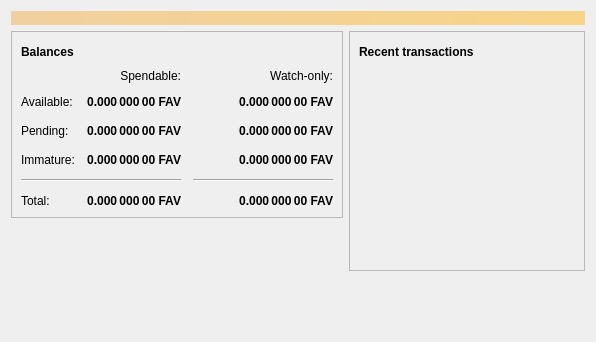
<?xml version="1.0" encoding="UTF-8"?>
<ui version="4.0">
 <class>OverviewPage</class>
 <widget class="QWidget" name="OverviewPage">
  <property name="geometry">
   <rect>
    <x>0</x>
    <y>0</y>
    <width>596</width>
    <height>342</height>
   </rect>
  </property>
  <property name="windowTitle">
   <string>Form</string>
  </property>
  <layout class="QVBoxLayout" name="topLayout">
   <item>
    <widget class="QLabel" name="labelAlerts">
     <property name="visible">
      <bool>false</bool>
     </property>
     <property name="styleSheet">
      <string notr="true">QLabel { background-color: qlineargradient(x1: 0, y1: 0, x2: 1, y2: 0, stop:0 #F0D0A0, stop:1 #F8D488); color:#000000; }</string>
     </property>
     <property name="wordWrap">
      <bool>true</bool>
     </property>
     <property name="margin">
      <number>3</number>
     </property>
     <property name="textInteractionFlags">
      <set>Qt::TextSelectableByMouse</set>
     </property>
    </widget>
   </item>
   <item>
    <layout class="QHBoxLayout" name="horizontalLayout" stretch="1,1">
     <item>
      <layout class="QVBoxLayout" name="verticalLayout_2">
       <item>
        <widget class="QFrame" name="frame">
         <property name="frameShape">
          <enum>QFrame::StyledPanel</enum>
         </property>
         <property name="frameShadow">
          <enum>QFrame::Raised</enum>
         </property>
         <layout class="QVBoxLayout" name="verticalLayout_4">
          <item>
           <layout class="QHBoxLayout" name="horizontalLayout_4">
            <item>
             <widget class="QLabel" name="label_5">
              <property name="font">
               <font>
                <weight>75</weight>
                <bold>true</bold>
               </font>
              </property>
              <property name="text">
               <string>Balances</string>
              </property>
             </widget>
            </item>
            <item>
             <widget class="QPushButton" name="labelWalletStatus">
              <property name="enabled">
               <bool>true</bool>
              </property>
              <property name="maximumSize">
               <size>
                <width>30</width>
                <height>16777215</height>
               </size>
              </property>
              <property name="toolTip">
               <string>The displayed information may be out of date. Your wallet automatically synchronizes with the Favorcoin network after a connection is established, but this process has not completed yet.</string>
              </property>
              <property name="text">
               <string/>
              </property>
              <property name="icon">
               <iconset resource="../bitcoin.qrc">
                <normaloff>:/icons/warning</normaloff>
                <disabledoff>:/icons/warning</disabledoff>:/icons/warning</iconset>
              </property>
              <property name="iconSize">
               <size>
                <width>24</width>
                <height>24</height>
               </size>
              </property>
              <property name="flat">
               <bool>true</bool>
              </property>
             </widget>
            </item>
            <item>
             <spacer name="horizontalSpacer_3">
              <property name="orientation">
               <enum>Qt::Horizontal</enum>
              </property>
              <property name="sizeHint" stdset="0">
               <size>
                <width>40</width>
                <height>20</height>
               </size>
              </property>
             </spacer>
            </item>
           </layout>
          </item>
          <item>
           <layout class="QGridLayout" name="gridLayout">
            <property name="spacing">
             <number>12</number>
            </property>
            <item row="2" column="2">
             <widget class="QLabel" name="labelWatchPending">
              <property name="font">
               <font>
                <weight>75</weight>
                <bold>true</bold>
               </font>
              </property>
              <property name="cursor">
               <cursorShape>IBeamCursor</cursorShape>
              </property>
              <property name="toolTip">
               <string>Unconfirmed transactions to watch-only addresses</string>
              </property>
              <property name="text">
               <string notr="true">0.000 000 00 FAV</string>
              </property>
              <property name="alignment">
               <set>Qt::AlignRight|Qt::AlignTrailing|Qt::AlignVCenter</set>
              </property>
              <property name="textInteractionFlags">
               <set>Qt::LinksAccessibleByMouse|Qt::TextSelectableByKeyboard|Qt::TextSelectableByMouse</set>
              </property>
             </widget>
            </item>
            <item row="2" column="1">
             <widget class="QLabel" name="labelUnconfirmed">
              <property name="font">
               <font>
                <weight>75</weight>
                <bold>true</bold>
               </font>
              </property>
              <property name="cursor">
               <cursorShape>IBeamCursor</cursorShape>
              </property>
              <property name="toolTip">
               <string>Total of transactions that have yet to be confirmed, and do not yet count toward the spendable balance</string>
              </property>
              <property name="text">
               <string notr="true">0.000 000 00 FAV</string>
              </property>
              <property name="alignment">
               <set>Qt::AlignRight|Qt::AlignTrailing|Qt::AlignVCenter</set>
              </property>
              <property name="textInteractionFlags">
               <set>Qt::LinksAccessibleByMouse|Qt::TextSelectableByKeyboard|Qt::TextSelectableByMouse</set>
              </property>
             </widget>
            </item>
            <item row="3" column="2">
             <widget class="QLabel" name="labelWatchImmature">
              <property name="font">
               <font>
                <weight>75</weight>
                <bold>true</bold>
               </font>
              </property>
              <property name="cursor">
               <cursorShape>IBeamCursor</cursorShape>
              </property>
              <property name="toolTip">
               <string>Mined balance in watch-only addresses that has not yet matured</string>
              </property>
              <property name="text">
               <string notr="true">0.000 000 00 FAV</string>
              </property>
              <property name="alignment">
               <set>Qt::AlignRight|Qt::AlignTrailing|Qt::AlignVCenter</set>
              </property>
              <property name="textInteractionFlags">
               <set>Qt::LinksAccessibleByMouse|Qt::TextSelectableByKeyboard|Qt::TextSelectableByMouse</set>
              </property>
             </widget>
            </item>
            <item row="4" column="0" colspan="2">
             <widget class="Line" name="line">
              <property name="orientation">
               <enum>Qt::Horizontal</enum>
              </property>
             </widget>
            </item>
            <item row="4" column="2">
             <widget class="Line" name="lineWatchBalance">
              <property name="sizePolicy">
               <sizepolicy hsizetype="Preferred" vsizetype="Fixed">
                <horstretch>0</horstretch>
                <verstretch>0</verstretch>
               </sizepolicy>
              </property>
              <property name="minimumSize">
               <size>
                <width>140</width>
                <height>0</height>
               </size>
              </property>
              <property name="orientation">
               <enum>Qt::Horizontal</enum>
              </property>
             </widget>
            </item>
            <item row="5" column="0">
             <widget class="QLabel" name="labelTotalText">
              <property name="text">
               <string>Total:</string>
              </property>
             </widget>
            </item>
            <item row="3" column="1">
             <widget class="QLabel" name="labelImmature">
              <property name="font">
               <font>
                <weight>75</weight>
                <bold>true</bold>
               </font>
              </property>
              <property name="cursor">
               <cursorShape>IBeamCursor</cursorShape>
              </property>
              <property name="toolTip">
               <string>Mined balance that has not yet matured</string>
              </property>
              <property name="text">
               <string notr="true">0.000 000 00 FAV</string>
              </property>
              <property name="alignment">
               <set>Qt::AlignRight|Qt::AlignTrailing|Qt::AlignVCenter</set>
              </property>
              <property name="textInteractionFlags">
               <set>Qt::LinksAccessibleByMouse|Qt::TextSelectableByKeyboard|Qt::TextSelectableByMouse</set>
              </property>
             </widget>
            </item>
            <item row="2" column="3">
             <spacer name="horizontalSpacer_2">
              <property name="orientation">
               <enum>Qt::Horizontal</enum>
              </property>
              <property name="sizeHint" stdset="0">
               <size>
                <width>40</width>
                <height>20</height>
               </size>
              </property>
             </spacer>
            </item>
            <item row="3" column="0">
             <widget class="QLabel" name="labelImmatureText">
              <property name="text">
               <string>Immature:</string>
              </property>
             </widget>
            </item>
            <item row="5" column="1">
             <widget class="QLabel" name="labelTotal">
              <property name="font">
               <font>
                <weight>75</weight>
                <bold>true</bold>
               </font>
              </property>
              <property name="cursor">
               <cursorShape>IBeamCursor</cursorShape>
              </property>
              <property name="toolTip">
               <string>Your current total balance</string>
              </property>
              <property name="text">
               <string notr="true">0.000 000 00 FAV</string>
              </property>
              <property name="alignment">
               <set>Qt::AlignRight|Qt::AlignTrailing|Qt::AlignVCenter</set>
              </property>
              <property name="textInteractionFlags">
               <set>Qt::LinksAccessibleByMouse|Qt::TextSelectableByKeyboard|Qt::TextSelectableByMouse</set>
              </property>
             </widget>
            </item>
            <item row="5" column="2">
             <widget class="QLabel" name="labelWatchTotal">
              <property name="font">
               <font>
                <weight>75</weight>
                <bold>true</bold>
               </font>
              </property>
              <property name="cursor">
               <cursorShape>IBeamCursor</cursorShape>
              </property>
              <property name="toolTip">
               <string>Current total balance in watch-only addresses</string>
              </property>
              <property name="text">
               <string notr="true">0.000 000 00 FAV</string>
              </property>
              <property name="alignment">
               <set>Qt::AlignRight|Qt::AlignTrailing|Qt::AlignVCenter</set>
              </property>
              <property name="textInteractionFlags">
               <set>Qt::LinksAccessibleByMouse|Qt::TextSelectableByKeyboard|Qt::TextSelectableByMouse</set>
              </property>
             </widget>
            </item>
            <item row="0" column="2">
             <widget class="QLabel" name="labelWatchonly">
              <property name="text">
               <string>Watch-only:</string>
              </property>
              <property name="alignment">
               <set>Qt::AlignRight|Qt::AlignTrailing|Qt::AlignVCenter</set>
              </property>
             </widget>
            </item>
            <item row="1" column="0">
             <widget class="QLabel" name="labelBalanceText">
              <property name="text">
               <string>Available:</string>
              </property>
             </widget>
            </item>
            <item row="1" column="1">
             <widget class="QLabel" name="labelBalance">
              <property name="font">
               <font>
                <weight>75</weight>
                <bold>true</bold>
               </font>
              </property>
              <property name="cursor">
               <cursorShape>IBeamCursor</cursorShape>
              </property>
              <property name="toolTip">
               <string>Your current spendable balance</string>
              </property>
              <property name="text">
               <string notr="true">0.000 000 00 FAV</string>
              </property>
              <property name="alignment">
               <set>Qt::AlignRight|Qt::AlignTrailing|Qt::AlignVCenter</set>
              </property>
              <property name="textInteractionFlags">
               <set>Qt::LinksAccessibleByMouse|Qt::TextSelectableByKeyboard|Qt::TextSelectableByMouse</set>
              </property>
             </widget>
            </item>
            <item row="1" column="2">
             <widget class="QLabel" name="labelWatchAvailable">
              <property name="font">
               <font>
                <weight>75</weight>
                <bold>true</bold>
               </font>
              </property>
              <property name="cursor">
               <cursorShape>IBeamCursor</cursorShape>
              </property>
              <property name="toolTip">
               <string>Your current balance in watch-only addresses</string>
              </property>
              <property name="text">
               <string notr="true">0.000 000 00 FAV</string>
              </property>
              <property name="alignment">
               <set>Qt::AlignRight|Qt::AlignTrailing|Qt::AlignVCenter</set>
              </property>
              <property name="textInteractionFlags">
               <set>Qt::LinksAccessibleByMouse|Qt::TextSelectableByKeyboard|Qt::TextSelectableByMouse</set>
              </property>
             </widget>
            </item>
            <item row="2" column="0">
             <widget class="QLabel" name="labelPendingText">
              <property name="text">
               <string>Pending:</string>
              </property>
             </widget>
            </item>
            <item row="0" column="1">
             <widget class="QLabel" name="labelSpendable">
              <property name="text">
               <string>Spendable:</string>
              </property>
              <property name="alignment">
               <set>Qt::AlignRight|Qt::AlignTrailing|Qt::AlignVCenter</set>
              </property>
             </widget>
            </item>
           </layout>
          </item>
         </layout>
        </widget>
       </item>
       <item>
        <spacer name="verticalSpacer">
         <property name="orientation">
          <enum>Qt::Vertical</enum>
         </property>
         <property name="sizeHint" stdset="0">
          <size>
           <width>20</width>
           <height>40</height>
          </size>
         </property>
        </spacer>
       </item>
      </layout>
     </item>
     <item>
      <layout class="QVBoxLayout" name="verticalLayout_3">
       <item>
        <widget class="QFrame" name="frame_2">
         <property name="frameShape">
          <enum>QFrame::StyledPanel</enum>
         </property>
         <property name="frameShadow">
          <enum>QFrame::Raised</enum>
         </property>
         <layout class="QVBoxLayout" name="verticalLayout">
          <item>
           <layout class="QHBoxLayout" name="horizontalLayout_2">
            <item>
             <widget class="QLabel" name="label_4">
              <property name="font">
               <font>
                <weight>75</weight>
                <bold>true</bold>
               </font>
              </property>
              <property name="text">
               <string>Recent transactions</string>
              </property>
             </widget>
            </item>
            <item>
             <widget class="QPushButton" name="labelTransactionsStatus">
              <property name="enabled">
               <bool>true</bool>
              </property>
              <property name="maximumSize">
               <size>
                <width>30</width>
                <height>16777215</height>
               </size>
              </property>
              <property name="toolTip">
               <string>The displayed information may be out of date. Your wallet automatically synchronizes with the Favorcoin network after a connection is established, but this process has not completed yet.</string>
              </property>
              <property name="text">
               <string/>
              </property>
              <property name="icon">
               <iconset resource="../bitcoin.qrc">
                <normaloff>:/icons/warning</normaloff>
                <disabledoff>:/icons/warning</disabledoff>:/icons/warning</iconset>
              </property>
              <property name="iconSize">
               <size>
                <width>24</width>
                <height>24</height>
               </size>
              </property>
              <property name="flat">
               <bool>true</bool>
              </property>
             </widget>
            </item>
            <item>
             <spacer name="horizontalSpacer">
              <property name="orientation">
               <enum>Qt::Horizontal</enum>
              </property>
              <property name="sizeHint" stdset="0">
               <size>
                <width>40</width>
                <height>20</height>
               </size>
              </property>
             </spacer>
            </item>
           </layout>
          </item>
          <item>
           <widget class="QListView" name="listTransactions">
            <property name="styleSheet">
             <string notr="true">QListView { background: transparent; }</string>
            </property>
            <property name="frameShape">
             <enum>QFrame::NoFrame</enum>
            </property>
            <property name="verticalScrollBarPolicy">
             <enum>Qt::ScrollBarAlwaysOff</enum>
            </property>
            <property name="horizontalScrollBarPolicy">
             <enum>Qt::ScrollBarAlwaysOff</enum>
            </property>
            <property name="selectionMode">
             <enum>QAbstractItemView::NoSelection</enum>
            </property>
           </widget>
          </item>
         </layout>
        </widget>
       </item>
       <item>
        <spacer name="verticalSpacer_2">
         <property name="orientation">
          <enum>Qt::Vertical</enum>
         </property>
         <property name="sizeHint" stdset="0">
          <size>
           <width>20</width>
           <height>40</height>
          </size>
         </property>
        </spacer>
       </item>
      </layout>
     </item>
    </layout>
   </item>
  </layout>
 </widget>
 <resources/>
 <connections/>
</ui>
